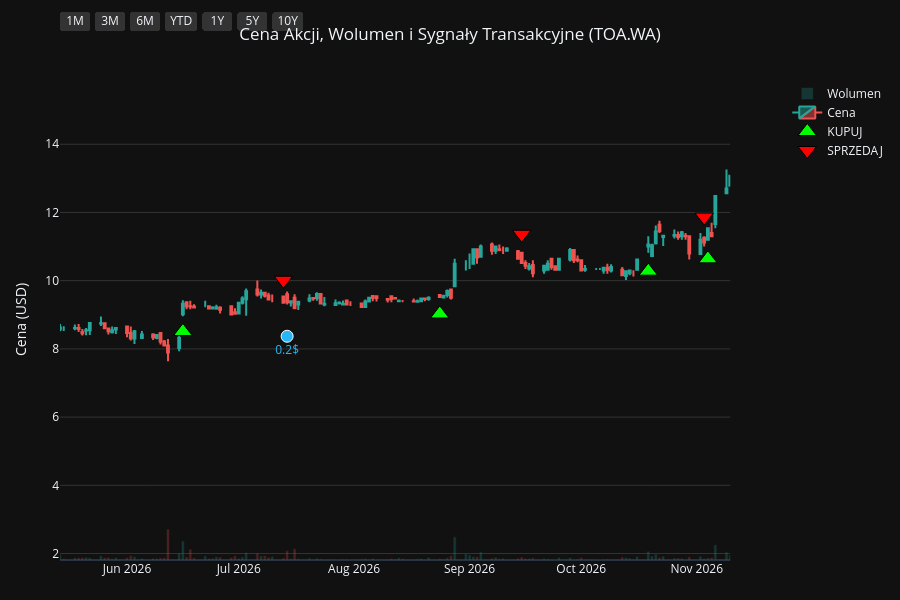
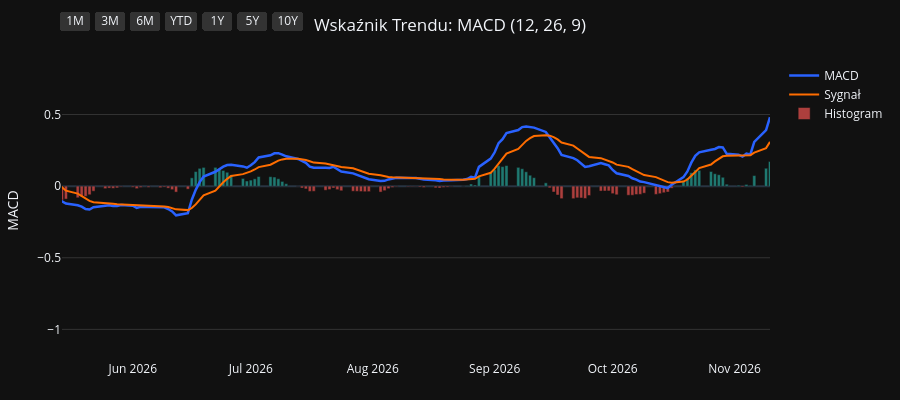
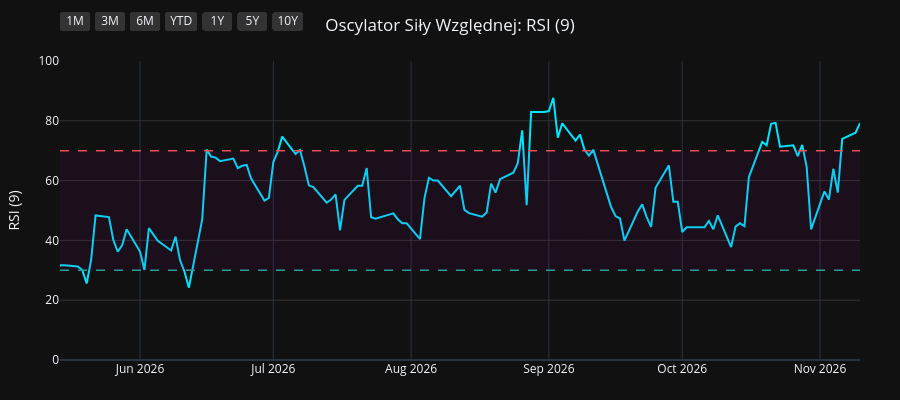
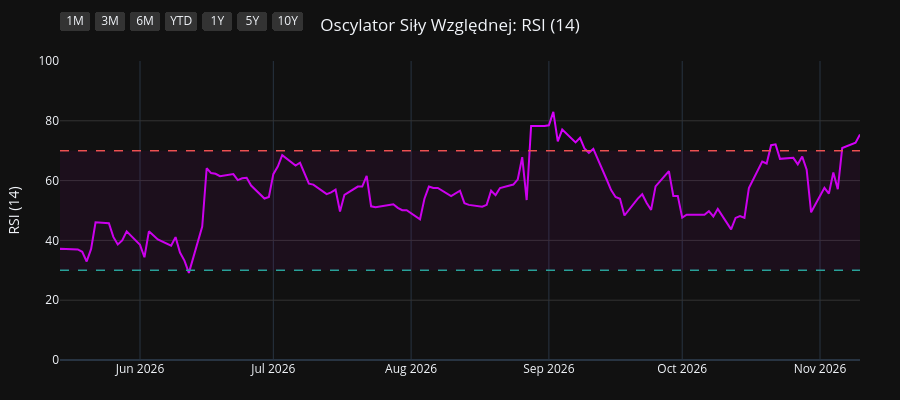

The notebook cell saved with these charts, in order:
### Code cell
import os
import yfinance as yf
import pandas as pd
import pandas_ta as ta
import plotly.graph_objects as go
from plotly.subplots import make_subplots

# 1. Pobranie i przygotowanie danych
symbol = os.environ.get("STOCK_TICKER", "").strip().upper()
if not symbol:
    raise RuntimeError("Set STOCK_TICKER before running price_extractor.ipynb")
df = yf.Ticker(symbol).history(period="10y")
df.index = df.index.tz_localize(None)

# Wskaźniki i sygnały
df.ta.macd(fast=12, slow=26, signal=9, append=True)
df.ta.rsi(length=9, append=True)
df.ta.rsi(length=14, append=True)
df.ta.rsi(length=21, append=True)
df.dropna(inplace=True)

macd = df['MACD_12_26_9']
signal = df['MACDs_12_26_9']
wczorajszy_macd = macd.shift(1)
wczorajszy_signal = signal.shift(1)

df['Decyzja'] = 'BRAK'
df.loc[(macd > signal) & (wczorajszy_macd <= wczorajszy_signal), 'Decyzja'] = 'KUPUJ'
df.loc[(macd < signal) & (wczorajszy_macd >= wczorajszy_signal), 'Decyzja'] = 'SPRZEDAJ'

df_kupuj = df[df['Decyzja'] == 'KUPUJ']
df_sprzedaj = df[df['Decyzja'] == 'SPRZEDAJ']
df_dywidendy = df[df['Dividends'] > 0]
df_splity = df[df['Stock Splits'] > 0]

# Wspólna konfiguracja osi X
konfiguracja_osi_x = dict(
    type="date",
    showspikes=True, spikemode="across", spikesnap="cursor", spikedash="dot", spikecolor="#ffffff", spikethickness=1, hoverformat="%Y-%m-%d",
    rangeselector=dict(
        buttons=list([
            dict(count=1, label="1M", step="month", stepmode="backward"),
            dict(count=3, label="3M", step="month", stepmode="backward"),
            dict(count=6, label="6M", step="month", stepmode="backward"),
            dict(count=1, label="YTD", step="year", stepmode="todate"),
            dict(count=1, label="1Y", step="year", stepmode="backward"),
            dict(count=5, label="5Y", step="year", stepmode="backward"),
            dict(step="all", label="10Y")
        ]),
        bgcolor="#333333", activecolor="#2962ff", x=0, y=1.1
    )
)

# ==========================================
# WYKRES 1: CENA + WOLUMEN + SYGNAŁY
# ==========================================
fig1 = make_subplots(specs=[[{"secondary_y": True}]])

kolory_wolumenu = ['#26a69a' if row['Close'] >= row['Open'] else '#ef5350' for index, row in df.iterrows()]
fig1.add_trace(go.Bar(x=df.index, y=df['Volume'], marker_color=kolory_wolumenu, opacity=0.25, name='Wolumen'), secondary_y=True)
fig1.add_trace(go.Candlestick(x=df.index, open=df['Open'], high=df['High'], low=df['Low'], close=df['Close'], name='Cena', increasing_line_color='#26a69a', decreasing_line_color='#ef5350'), secondary_y=False)
fig1.add_trace(go.Scatter(x=df_kupuj.index, y=df_kupuj['Low'] * 0.95, customdata=df_kupuj[['Low', 'High']], mode='markers', marker=dict(symbol='triangle-up', size=16, color='#00ff00', line=dict(width=1, color='black')), name='KUPUJ', hovertemplate='KUPUJ<br>Najniższa: %{customdata[0]:.2f}<br>Najwyższa: %{customdata[1]:.2f}<extra></extra>'), secondary_y=False)
fig1.add_trace(go.Scatter(x=df_sprzedaj.index, y=df_sprzedaj['High'] * 1.05, customdata=df_sprzedaj[['Low', 'High']], mode='markers', marker=dict(symbol='triangle-down', size=16, color='#ff0000', line=dict(width=1, color='black')), name='SPRZEDAJ', hovertemplate='SPRZEDAJ<br>Najniższa: %{customdata[0]:.2f}<br>Najwyższa: %{customdata[1]:.2f}<extra></extra>'), secondary_y=False)

if not df_dywidendy.empty:
    fig1.add_trace(go.Scatter(x=df_dywidendy.index, y=df_dywidendy['Low'] * 0.90, mode='markers+text', marker=dict(symbol='circle', size=12, color='#29b6f6', line=dict(width=1, color='white')), text=df_dywidendy['Dividends'].apply(lambda x: f"{x}$"), textposition="bottom center", name='Dywidenda', showlegend=False, hovertemplate='Dywidenda: %{text}<extra></extra>', textfont=dict(color="#29b6f6")), secondary_y=False)
if not df_splity.empty:
                    fig1.add_trace(go.Scatter(x=df_splity.index, y=df_splity['High'], mode='markers+text', marker=dict(symbol='star', size=16, color='#ffee58', line=dict(width=1, color='black')), text=df_splity['Stock Splits'].apply(lambda x: f"{x:g}:1" if x >= 1 else f"1:{1 / x:g}"), textposition="top center", name='Split', hovertemplate='%{text}<extra></extra>', textfont=dict(color="#ffee58")), secondary_y=False)

fig1.update_layout(title=dict(text=f"Cena Akcji, Wolumen i Sygnały Transakcyjne ({symbol})", x=0.5, xanchor='center'), dragmode='pan', xaxis_rangeslider_visible=False, template='plotly_dark', height=600, hovermode='x unified', margin=dict(l=60, r=40, t=60, b=40))
fig1.update_xaxes(**konfiguracja_osi_x)
fig1.update_xaxes(range=[df.index.max() - pd.Timedelta(days=180), df.index.max()])
fig1.update_yaxes(title_text="Cena (USD)", secondary_y=False, gridcolor='#333333')
fig1.update_yaxes(range=[0, df['Volume'].max() * 4], showgrid=False, showticklabels=False, secondary_y=True)
fig1.show(config={'scrollZoom': True})

# ==========================================
# WYKRES 2: WSKAŹNIK MACD
# ==========================================
fig2 = go.Figure()
fig2.add_trace(go.Scatter(x=df.index, y=df['MACD_12_26_9'], line=dict(color='#2962ff', width=2.5), name='MACD'))
fig2.add_trace(go.Scatter(x=df.index, y=df['MACDs_12_26_9'], line=dict(color='#ff6d00', width=2), name='Sygnał'))
kolory_macd = ['#26a69a' if val >= 0 else '#ef5350' for val in df['MACDh_12_26_9']]
fig2.add_trace(go.Bar(x=df.index, y=df['MACDh_12_26_9'], marker_color=kolory_macd, name='Histogram', opacity=0.7))
fig2.update_layout(title=dict(text="Wskaźnik Trendu: MACD (12, 26, 9)", x=0.5, xanchor='center'), dragmode='pan', xaxis_rangeslider_visible=False, template='plotly_dark', height=400, hovermode='x unified', margin=dict(l=60, r=40, t=60, b=40))
fig2.update_xaxes(**konfiguracja_osi_x)
fig2.update_xaxes(range=[df.index.max() - pd.Timedelta(days=180), df.index.max()])
fig2.update_yaxes(title_text="MACD", gridcolor='#333333')
fig2.show(config={'scrollZoom': True})

# ==========================================
# WYKRES 3: OSCYLATOR RSI (9)
# ==========================================
fig3 = go.Figure()
fig3.add_trace(go.Scatter(x=df.index, y=df['RSI_9'], line=dict(color='#00e5ff', width=2), name='RSI (9)'))
fig3.add_hline(y=70, line_dash="dash", line_color="#ef5350", line_width=1.5)
fig3.add_hline(y=30, line_dash="dash", line_color="#26a69a", line_width=1.5)
fig3.add_hrect(y0=30, y1=70, line_width=0, fillcolor="purple", opacity=0.1)
fig3.update_layout(title=dict(text="Oscylator Siły Względnej: RSI (9)", x=0.5, xanchor='center'), dragmode='pan', xaxis_rangeslider_visible=False, template='plotly_dark', height=400, hovermode='x unified', margin=dict(l=60, r=40, t=60, b=40))
fig3.update_xaxes(**konfiguracja_osi_x)
fig3.update_xaxes(range=[df.index.max() - pd.Timedelta(days=180), df.index.max()])
fig3.update_yaxes(title_text="RSI (9)", range=[0, 100], gridcolor='#333333')
fig3.show(config={'scrollZoom': True})

# ==========================================
# WYKRES 4: OSCYLATOR RSI (14)
# ==========================================
fig4 = go.Figure()
fig4.add_trace(go.Scatter(x=df.index, y=df['RSI_14'], line=dict(color='#d500f9', width=2), name='RSI (14)'))
fig4.add_hline(y=70, line_dash="dash", line_color="#ef5350", line_width=1.5)
fig4.add_hline(y=30, line_dash="dash", line_color="#26a69a", line_width=1.5)
fig4.add_hrect(y0=30, y1=70, line_width=0, fillcolor="purple", opacity=0.1)
fig4.update_layout(title=dict(text="Oscylator Siły Względnej: RSI (14)", x=0.5, xanchor='center'), dragmode='pan', xaxis_rangeslider_visible=False, template='plotly_dark', height=400, hovermode='x unified', margin=dict(l=60, r=40, t=60, b=40))
fig4.update_xaxes(**konfiguracja_osi_x)
fig4.update_xaxes(range=[df.index.max() - pd.Timedelta(days=180), df.index.max()])
fig4.update_yaxes(title_text="RSI (14)", range=[0, 100], gridcolor='#333333')
fig4.show(config={'scrollZoom': True})

# ==========================================
# WYKRES 5: OSCYLATOR RSI (21)
# ==========================================
fig5 = go.Figure()
fig5.add_trace(go.Scatter(x=df.index, y=df['RSI_21'], line=dict(color='#64dd17', width=2), name='RSI (21)'))
fig5.add_hline(y=70, line_dash="dash", line_color="#ef5350", line_width=1.5)
fig5.add_hline(y=30, line_dash="dash", line_color="#26a69a", line_width=1.5)
fig5.add_hrect(y0=30, y1=70, line_width=0, fillcolor="purple", opacity=0.1)
fig5.update_layout(title=dict(text="Oscylator Siły Względnej: RSI (21)", x=0.5, xanchor='center'), dragmode='pan', xaxis_rangeslider_visible=False, template='plotly_dark', height=400, hovermode='x unified', margin=dict(l=60, r=40, t=60, b=40))
fig5.update_xaxes(**konfiguracja_osi_x)
fig5.update_xaxes(range=[df.index.max() - pd.Timedelta(days=180), df.index.max()])
fig5.update_yaxes(title_text="RSI (21)", range=[0, 100], gridcolor='#333333')
fig5.show(config={'scrollZoom': True})

### Figure 1 — Plotly figure (JSON) as saved in the notebook; plotly's stock layout.template omitted (floating-point values rounded to 4 significant figures; data arrays with more than 128 entries replaced by an {"elided": "..."} marker saying what was removed)
{"data": [{"marker": {"color": {"elided": "2506 str values"}}, "name": "Wolumen", "opacity": 0.25, "type": "bar", "x": {"elided": "2506 str values"}, "xaxis": "x", "y": {"elided": "2506 int values"}, "yaxis": "y2"}, {"close": {"elided": "2506 float values"}, "decreasing": {"line": {"color": "#ef5350"}}, "high": {"elided": "2506 float values"}, "increasing": {"line": {"color": "#26a69a"}}, "low": {"elided": "2506 float values"}, "name": "Cena", "open": {"elided": "2506 float values"}, "type": "candlestick", "x": {"elided": "2506 str values"}, "xaxis": "x", "yaxis": "y"}, {"customdata": {"elided": "85x2 float values"}, "hovertemplate": "KUPUJ<br>Najniższa: %{customdata[0]:.2f}<br>Najwyższa: %{customdata[1]:.2f}<extra></extra>", "marker": {"color": "#00ff00", "line": {"color": "black", "width": 1}, "size": 16, "symbol": "triangle-up"}, "mode": "markers", "name": "KUPUJ", "type": "scatter", "x": ["2017-01-27T00:00:00", "2017-03-29T00:00:00", "2017-06-01T00:00:00", "2017-06-16T00:00:00", "2017-08-01T00:00:00", "2017-09-14T00:00:00", "2017-10-26T00:00:00", "2017-11-13T00:00:00", "2017-11-27T00:00:00", "2018-01-31T00:00:00", "2018-03-09T00:00:00", "2018-04-17T00:00:00", "2018-06-21T00:00:00", "2018-07-18T00:00:00", "2018-08-24T00:00:00", "2018-10-01T00:00:00", "2018-11-23T00:00:00", "2019-01-02T00:00:00", "2019-02-07T00:00:00", "2019-05-03T00:00:00", "2019-05-28T00:00:00", "2019-08-13T00:00:00", "2019-08-28T00:00:00", "2019-10-15T00:00:00", "2019-12-18T00:00:00", "2020-03-20T00:00:00", "2020-05-26T00:00:00", "2020-05-29T00:00:00", "2020-07-02T00:00:00", "2020-08-11T00:00:00", "2020-08-27T00:00:00", "2020-11-16T00:00:00", "2020-12-15T00:00:00", "2021-02-03T00:00:00", "2021-03-12T00:00:00", "2021-05-20T00:00:00", "2021-07-30T00:00:00", "2021-08-30T00:00:00", "2021-09-10T00:00:00", "2021-11-04T00:00:00", "2021-11-15T00:00:00", "2021-11-29T00:00:00", "2021-12-23T00:00:00", "2022-03-10T00:00:00", "2022-05-13T00:00:00", "2022-06-24T00:00:00", "2022-07-21T00:00:00", "2022-07-25T00:00:00", "2022-10-18T00:00:00", "2023-01-03T00:00:00", "2023-02-02T00:00:00", "2023-03-03T00:00:00", "2023-03-29T00:00:00", "2023-06-06T00:00:00", "2023-07-21T00:00:00", "2023-07-31T00:00:00", "2023-08-28T00:00:00", "2023-10-13T00:00:00", "2023-12-18T00:00:00", "2024-03-15T00:00:00", "2024-04-12T00:00:00", "2024-06-03T00:00:00", "2024-06-21T00:00:00", "2024-08-22T00:00:00", "2024-09-19T00:00:00", "2024-10-17T00:00:00", "2024-11-18T00:00:00", "2025-01-07T00:00:00", "2025-02-06T00:00:00", "2025-03-20T00:00:00", "2025-04-23T00:00:00", "2025-06-26T00:00:00", "2025-09-23T00:00:00", "2025-09-25T00:00:00", "2025-10-31T00:00:00", "2025-12-03T00:00:00", "2025-12-30T00:00:00", "2026-01-28T00:00:00", "2026-02-18T00:00:00", "2026-03-25T00:00:00", "2026-04-01T00:00:00", "2026-06-16T00:00:00", "2026-08-24T00:00:00", "2026-10-19T00:00:00", "2026-11-04T00:00:00"], "xaxis": "x", "y": [4.586, 4.478, 5.8, 5.839, 6.883, 6.736, 6.612, 6.898, 6.883, 7.927, 8.816, 9.783, 13.15, 10.69, 10.41, 5.984, 6.048, 5.601, 4.548, 5.146, 4.388, 3.862, 3.686, 3.0, 3.782, 2.808, 3.798, 3.75, 3.885, 5.377, 5.824, 5.697, 5.208, 5.818, 5.854, 7.201, 7.627, 8.073, 8.185, 7.627, 7.497, 6.976, 7.004, 5.72, 5.348, 5.292, 4.706, 4.604, 4.148, 4.781, 5.655, 5.664, 5.376, 5.488, 5.581, 5.683, 5.674, 6.092, 7.366, 7.329, 6.79, 7.525, 7.552, 6.576, 6.827, 7.143, 6.901, 6.799, 6.687, 6.604, 5.906, 7.943, 8.696, 8.659, 9.431, 8.929, 8.743, 8.799, 8.864, 8.073, 7.971, 8.51, 9.025, 10.28, 10.64], "yaxis": "y"}, {"customdata": {"elided": "84x2 float values"}, "hovertemplate": "SPRZEDAJ<br>Najniższa: %{customdata[0]:.2f}<br>Najwyższa: %{customdata[1]:.2f}<extra></extra>", "marker": {"color": "#ff0000", "line": {"color": "black", "width": 1}, "size": 16, "symbol": "triangle-down"}, "mode": "markers", "name": "SPRZEDAJ", "type": "scatter", "x": ["2017-02-27T00:00:00", "2017-05-18T00:00:00", "2017-06-13T00:00:00", "2017-06-28T00:00:00", "2017-08-03T00:00:00", "2017-09-25T00:00:00", "2017-11-10T00:00:00", "2017-11-22T00:00:00", "2017-12-20T00:00:00", "2018-03-07T00:00:00", "2018-03-20T00:00:00", "2018-05-23T00:00:00", "2018-06-26T00:00:00", "2018-08-13T00:00:00", "2018-09-04T00:00:00", "2018-11-06T00:00:00", "2018-12-14T00:00:00", "2019-01-16T00:00:00", "2019-03-29T00:00:00", "2019-05-06T00:00:00", "2019-08-06T00:00:00", "2019-08-14T00:00:00", "2019-09-10T00:00:00", "2019-11-22T00:00:00", "2020-01-22T00:00:00", "2020-04-27T00:00:00", "2020-05-27T00:00:00", "2020-06-09T00:00:00", "2020-07-31T00:00:00", "2020-08-14T00:00:00", "2020-09-09T00:00:00", "2020-11-24T00:00:00", "2021-01-26T00:00:00", "2021-02-18T00:00:00", "2021-04-21T00:00:00", "2021-06-17T00:00:00", "2021-08-23T00:00:00", "2021-09-06T00:00:00", "2021-09-20T00:00:00", "2021-11-10T00:00:00", "2021-11-19T00:00:00", "2021-12-14T00:00:00", "2022-01-24T00:00:00", "2022-04-11T00:00:00", "2022-06-13T00:00:00", "2022-06-27T00:00:00", "2022-07-22T00:00:00", "2022-08-30T00:00:00", "2022-12-05T00:00:00", "2023-01-26T00:00:00", "2023-02-10T00:00:00", "2023-03-13T00:00:00", "2023-05-12T00:00:00", "2023-07-20T00:00:00", "2023-07-27T00:00:00", "2023-08-02T00:00:00", "2023-09-21T00:00:00", "2023-11-23T00:00:00", "2024-01-11T00:00:00", "2024-03-18T00:00:00", "2024-05-23T00:00:00", "2024-06-13T00:00:00", "2024-07-09T00:00:00", "2024-09-09T00:00:00", "2024-10-08T00:00:00", "2024-10-23T00:00:00", "2024-12-10T00:00:00", "2025-01-30T00:00:00", "2025-02-20T00:00:00", "2025-03-28T00:00:00", "2025-05-27T00:00:00", "2025-07-31T00:00:00", "2025-09-24T00:00:00", "2025-10-23T00:00:00", "2025-11-10T00:00:00", "2025-12-17T00:00:00", "2026-01-19T00:00:00", "2026-02-05T00:00:00", "2026-02-20T00:00:00", "2026-03-30T00:00:00", "2026-04-27T00:00:00", "2026-07-13T00:00:00", "2026-09-15T00:00:00", "2026-11-03T00:00:00"], "xaxis": "x", "y": [5.18, 6.034, 6.453, 6.966, 7.599, 7.436, 7.308, 7.624, 9.701, 10.9, 10.26, 14.15, 14.92, 11.46, 11.11, 6.614, 6.578, 6.085, 6.349, 5.688, 4.374, 4.374, 4.339, 4.268, 5.115, 4.162, 4.25, 4.48, 5.45, 6.155, 6.878, 6.173, 6.312, 6.609, 8.038, 8.564, 8.841, 9.067, 9.345, 8.481, 8.378, 8.101, 8.214, 7.042, 6.199, 5.901, 5.243, 5.376, 5.387, 6.086, 6.394, 6.24, 6.559, 6.281, 6.374, 6.353, 6.703, 7.936, 8.933, 8.173, 8.08, 8.306, 8.738, 7.494, 8.008, 7.988, 7.926, 7.422, 7.402, 7.309, 8.347, 10.79, 9.756, 10.49, 10.63, 9.715, 10.03, 9.838, 9.9, 8.789, 9.766, 10.01, 11.36, 11.87], "yaxis": "y"}, {"hovertemplate": "Dywidenda: %{text}<extra></extra>", "marker": {"color": "#29b6f6", "line": {"color": "white", "width": 1}, "size": 12, "symbol": "circle"}, "mode": "markers+text", "name": "Dywidenda", "showlegend": false, "text": ["0.47$", "0.8$", "0.29$", "0.2$"], "textfont": {"color": "#29b6f6"}, "textposition": "bottom center", "type": "scatter", "x": ["2018-07-02T00:00:00", "2020-11-23T00:00:00", "2021-07-26T00:00:00", "2026-07-14T00:00:00"], "xaxis": "x", "y": [10.32, 5.053, 7.067, 8.37], "yaxis": "y"}], "layout": {"dragmode": "pan", "height": 600, "hovermode": "x unified", "margin": {"b": 40, "l": 60, "r": 40, "t": 60}, "title": {"text": "Cena Akcji, Wolumen i Sygnały Transakcyjne (TOA.WA)", "x": 0.5, "xanchor": "center"}, "xaxis": {"anchor": "y", "domain": [0.0, 0.94], "hoverformat": "%Y-%m-%d", "range": ["2026-05-14T00:00:00", "2026-11-10T00:00:00"], "rangeselector": {"activecolor": "#2962ff", "bgcolor": "#333333", "buttons": [{"count": 1, "label": "1M", "step": "month", "stepmode": "backward"}, {"count": 3, "label": "3M", "step": "month", "stepmode": "backward"}, {"count": 6, "label": "6M", "step": "month", "stepmode": "backward"}, {"count": 1, "label": "YTD", "step": "year", "stepmode": "todate"}, {"count": 1, "label": "1Y", "step": "year", "stepmode": "backward"}, {"count": 5, "label": "5Y", "step": "year", "stepmode": "backward"}, {"label": "10Y", "step": "all"}], "x": 0, "y": 1.1}, "rangeslider": {"visible": false}, "showspikes": true, "spikecolor": "#ffffff", "spikedash": "dot", "spikemode": "across", "spikesnap": "cursor", "spikethickness": 1, "type": "date"}, "yaxis": {"anchor": "x", "domain": [0.0, 1.0], "gridcolor": "#333333", "title": {"text": "Cena (USD)"}}, "yaxis2": {"anchor": "x", "overlaying": "y", "range": [0, 11113136], "showgrid": false, "showticklabels": false, "side": "right"}}}

### Figure 2 — Plotly figure (JSON) as saved in the notebook; plotly's stock layout.template omitted (floating-point values rounded to 4 significant figures; data arrays with more than 128 entries replaced by an {"elided": "..."} marker saying what was removed)
{"data": [{"line": {"color": "#2962ff", "width": 2.5}, "name": "MACD", "type": "scatter", "x": {"elided": "2506 str values"}, "y": {"elided": "2506 float values"}}, {"line": {"color": "#ff6d00", "width": 2}, "name": "Sygnał", "type": "scatter", "x": {"elided": "2506 str values"}, "y": {"elided": "2506 float values"}}, {"marker": {"color": {"elided": "2506 str values"}}, "name": "Histogram", "opacity": 0.7, "type": "bar", "x": {"elided": "2506 str values"}, "y": {"elided": "2506 float values"}}], "layout": {"dragmode": "pan", "height": 400, "hovermode": "x unified", "margin": {"b": 40, "l": 60, "r": 40, "t": 60}, "title": {"text": "Wskaźnik Trendu: MACD (12, 26, 9)", "x": 0.5, "xanchor": "center"}, "xaxis": {"hoverformat": "%Y-%m-%d", "range": ["2026-05-14T00:00:00", "2026-11-10T00:00:00"], "rangeselector": {"activecolor": "#2962ff", "bgcolor": "#333333", "buttons": [{"count": 1, "label": "1M", "step": "month", "stepmode": "backward"}, {"count": 3, "label": "3M", "step": "month", "stepmode": "backward"}, {"count": 6, "label": "6M", "step": "month", "stepmode": "backward"}, {"count": 1, "label": "YTD", "step": "year", "stepmode": "todate"}, {"count": 1, "label": "1Y", "step": "year", "stepmode": "backward"}, {"count": 5, "label": "5Y", "step": "year", "stepmode": "backward"}, {"label": "10Y", "step": "all"}], "x": 0, "y": 1.1}, "rangeslider": {"visible": false}, "showspikes": true, "spikecolor": "#ffffff", "spikedash": "dot", "spikemode": "across", "spikesnap": "cursor", "spikethickness": 1, "type": "date"}, "yaxis": {"gridcolor": "#333333", "title": {"text": "MACD"}}}}

### Figure 3 — Plotly figure (JSON) as saved in the notebook; plotly's stock layout.template omitted (floating-point values rounded to 4 significant figures; data arrays with more than 128 entries replaced by an {"elided": "..."} marker saying what was removed)
{"data": [{"line": {"color": "#00e5ff", "width": 2}, "name": "RSI (9)", "type": "scatter", "x": {"elided": "2506 str values"}, "y": {"elided": "2506 float values"}}], "layout": {"dragmode": "pan", "height": 400, "hovermode": "x unified", "margin": {"b": 40, "l": 60, "r": 40, "t": 60}, "shapes": [{"line": {"color": "#ef5350", "dash": "dash", "width": 1.5}, "type": "line", "x0": 0, "x1": 1, "xref": "x domain", "y0": 70, "y1": 70, "yref": "y"}, {"line": {"color": "#26a69a", "dash": "dash", "width": 1.5}, "type": "line", "x0": 0, "x1": 1, "xref": "x domain", "y0": 30, "y1": 30, "yref": "y"}, {"fillcolor": "purple", "line": {"width": 0}, "opacity": 0.1, "type": "rect", "x0": 0, "x1": 1, "xref": "x domain", "y0": 30, "y1": 70, "yref": "y"}], "title": {"text": "Oscylator Siły Względnej: RSI (9)", "x": 0.5, "xanchor": "center"}, "xaxis": {"hoverformat": "%Y-%m-%d", "range": ["2026-05-14T00:00:00", "2026-11-10T00:00:00"], "rangeselector": {"activecolor": "#2962ff", "bgcolor": "#333333", "buttons": [{"count": 1, "label": "1M", "step": "month", "stepmode": "backward"}, {"count": 3, "label": "3M", "step": "month", "stepmode": "backward"}, {"count": 6, "label": "6M", "step": "month", "stepmode": "backward"}, {"count": 1, "label": "YTD", "step": "year", "stepmode": "todate"}, {"count": 1, "label": "1Y", "step": "year", "stepmode": "backward"}, {"count": 5, "label": "5Y", "step": "year", "stepmode": "backward"}, {"label": "10Y", "step": "all"}], "x": 0, "y": 1.1}, "rangeslider": {"visible": false}, "showspikes": true, "spikecolor": "#ffffff", "spikedash": "dot", "spikemode": "across", "spikesnap": "cursor", "spikethickness": 1, "type": "date"}, "yaxis": {"gridcolor": "#333333", "range": [0, 100], "title": {"text": "RSI (9)"}}}}

### Figure 4 — Plotly figure (JSON) as saved in the notebook; plotly's stock layout.template omitted (floating-point values rounded to 4 significant figures; data arrays with more than 128 entries replaced by an {"elided": "..."} marker saying what was removed)
{"data": [{"line": {"color": "#d500f9", "width": 2}, "name": "RSI (14)", "type": "scatter", "x": {"elided": "2506 str values"}, "y": {"elided": "2506 float values"}}], "layout": {"dragmode": "pan", "height": 400, "hovermode": "x unified", "margin": {"b": 40, "l": 60, "r": 40, "t": 60}, "shapes": [{"line": {"color": "#ef5350", "dash": "dash", "width": 1.5}, "type": "line", "x0": 0, "x1": 1, "xref": "x domain", "y0": 70, "y1": 70, "yref": "y"}, {"line": {"color": "#26a69a", "dash": "dash", "width": 1.5}, "type": "line", "x0": 0, "x1": 1, "xref": "x domain", "y0": 30, "y1": 30, "yref": "y"}, {"fillcolor": "purple", "line": {"width": 0}, "opacity": 0.1, "type": "rect", "x0": 0, "x1": 1, "xref": "x domain", "y0": 30, "y1": 70, "yref": "y"}], "title": {"text": "Oscylator Siły Względnej: RSI (14)", "x": 0.5, "xanchor": "center"}, "xaxis": {"hoverformat": "%Y-%m-%d", "range": ["2026-05-14T00:00:00", "2026-11-10T00:00:00"], "rangeselector": {"activecolor": "#2962ff", "bgcolor": "#333333", "buttons": [{"count": 1, "label": "1M", "step": "month", "stepmode": "backward"}, {"count": 3, "label": "3M", "step": "month", "stepmode": "backward"}, {"count": 6, "label": "6M", "step": "month", "stepmode": "backward"}, {"count": 1, "label": "YTD", "step": "year", "stepmode": "todate"}, {"count": 1, "label": "1Y", "step": "year", "stepmode": "backward"}, {"count": 5, "label": "5Y", "step": "year", "stepmode": "backward"}, {"label": "10Y", "step": "all"}], "x": 0, "y": 1.1}, "rangeslider": {"visible": false}, "showspikes": true, "spikecolor": "#ffffff", "spikedash": "dot", "spikemode": "across", "spikesnap": "cursor", "spikethickness": 1, "type": "date"}, "yaxis": {"gridcolor": "#333333", "range": [0, 100], "title": {"text": "RSI (14)"}}}}
